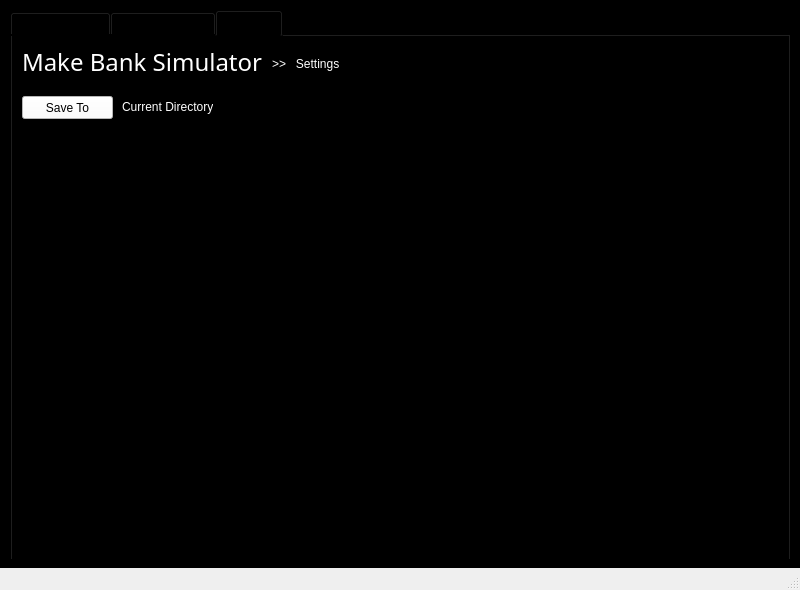
<?xml version="1.0" encoding="UTF-8"?>
<ui version="4.0">
 <class>MainWindow</class>
 <widget class="QMainWindow" name="MainWindow">
  <property name="geometry">
   <rect>
    <x>0</x>
    <y>0</y>
    <width>800</width>
    <height>590</height>
   </rect>
  </property>
  <property name="windowTitle">
   <string>MainWindow</string>
  </property>
  <widget class="QWidget" name="centralwidget">
   <property name="styleSheet">
    <string notr="true">background-color: black;</string>
   </property>
   <widget class="QTabWidget" name="tabs">
    <property name="geometry">
     <rect>
      <x>10</x>
      <y>10</y>
      <width>781</width>
      <height>551</height>
     </rect>
    </property>
    <property name="currentIndex">
     <number>2</number>
    </property>
    <widget class="QWidget" name="upload_listing">
     <attribute name="title">
      <string>Upload Listing</string>
     </attribute>
     <widget class="QLabel" name="action_label">
      <property name="geometry">
       <rect>
        <x>10</x>
        <y>490</y>
        <width>91</width>
        <height>16</height>
       </rect>
      </property>
      <property name="styleSheet">
       <string notr="true">color: rgb(170, 0, 0);</string>
      </property>
      <property name="text">
       <string>None</string>
      </property>
     </widget>
     <widget class="QPushButton" name="upload_button">
      <property name="geometry">
       <rect>
        <x>10</x>
        <y>60</y>
        <width>231</width>
        <height>31</height>
       </rect>
      </property>
      <property name="styleSheet">
       <string notr="true">background-color: white;
</string>
      </property>
      <property name="text">
       <string>Upload Design</string>
      </property>
     </widget>
     <widget class="QPushButton" name="submit_button">
      <property name="geometry">
       <rect>
        <x>10</x>
        <y>460</y>
        <width>371</width>
        <height>23</height>
       </rect>
      </property>
      <property name="styleSheet">
       <string notr="true">background-color: gray;
</string>
      </property>
      <property name="text">
       <string>Submit</string>
      </property>
     </widget>
     <widget class="QLineEdit" name="user_input">
      <property name="geometry">
       <rect>
        <x>10</x>
        <y>100</y>
        <width>371</width>
        <height>21</height>
       </rect>
      </property>
      <property name="styleSheet">
       <string notr="true">background-color:white;
</string>
      </property>
      <property name="placeholderText">
       <string> Theme: (e.g. Valentines or Christmas)</string>
      </property>
     </widget>
     <widget class="QWidget" name="gridLayoutWidget">
      <property name="geometry">
       <rect>
        <x>10</x>
        <y>130</y>
        <width>371</width>
        <height>311</height>
       </rect>
      </property>
      <layout class="QGridLayout" name="gridLayout">
       <item row="1" column="0">
        <widget class="QListWidget" name="shopname_list">
         <property name="styleSheet">
          <string notr="true">background-color: white;</string>
         </property>
        </widget>
       </item>
       <item row="0" column="0">
        <widget class="QLabel" name="shopname_label">
         <property name="styleSheet">
          <string notr="true">color: white
</string>
         </property>
         <property name="text">
          <string>Shop Name</string>
         </property>
        </widget>
       </item>
       <item row="0" column="1">
        <widget class="QLabel" name="description_label">
         <property name="styleSheet">
          <string notr="true">color: white;
</string>
         </property>
         <property name="text">
          <string>Description</string>
         </property>
        </widget>
       </item>
       <item row="2" column="0">
        <widget class="QPushButton" name="toggle_button">
         <property name="styleSheet">
          <string notr="true">background-color: white;
</string>
         </property>
         <property name="text">
          <string>Toggle All</string>
         </property>
        </widget>
       </item>
       <item row="1" column="1" rowspan="2">
        <widget class="QPlainTextEdit" name="description">
         <property name="styleSheet">
          <string notr="true">background-color: white;
</string>
         </property>
         <property name="readOnly">
          <bool>true</bool>
         </property>
         <property name="plainText">
          <string/>
         </property>
        </widget>
       </item>
      </layout>
     </widget>
     <widget class="QLabel" name="selected_label">
      <property name="geometry">
       <rect>
        <x>310</x>
        <y>60</y>
        <width>71</width>
        <height>31</height>
       </rect>
      </property>
      <property name="styleSheet">
       <string notr="true">color: rgb(170, 0, 0);
</string>
      </property>
      <property name="text">
       <string>None Selected</string>
      </property>
     </widget>
     <widget class="QListWidget" name="terminal">
      <property name="geometry">
       <rect>
        <x>390</x>
        <y>60</y>
        <width>371</width>
        <height>421</height>
       </rect>
      </property>
      <property name="styleSheet">
       <string notr="true">color:white;
</string>
      </property>
     </widget>
     <widget class="QLabel" name="title">
      <property name="geometry">
       <rect>
        <x>10</x>
        <y>10</y>
        <width>241</width>
        <height>31</height>
       </rect>
      </property>
      <property name="font">
       <font>
        <family>Azo Sans Medium</family>
        <pointsize>18</pointsize>
        <weight>50</weight>
        <italic>false</italic>
        <bold>false</bold>
        <underline>false</underline>
        <strikeout>false</strikeout>
       </font>
      </property>
      <property name="styleSheet">
       <string notr="true">color: white;
</string>
      </property>
      <property name="text">
       <string>Make Bank Simulator</string>
      </property>
     </widget>
     <widget class="QPushButton" name="clear_button">
      <property name="geometry">
       <rect>
        <x>250</x>
        <y>60</y>
        <width>51</width>
        <height>31</height>
       </rect>
      </property>
      <property name="styleSheet">
       <string notr="true">background-color: white;
</string>
      </property>
      <property name="text">
       <string>Clear</string>
      </property>
     </widget>
     <widget class="QLabel" name="tab_label_upload">
      <property name="geometry">
       <rect>
        <x>260</x>
        <y>20</y>
        <width>161</width>
        <height>16</height>
       </rect>
      </property>
      <property name="font">
       <font>
        <pointsize>9</pointsize>
       </font>
      </property>
      <property name="styleSheet">
       <string notr="true">color: white;</string>
      </property>
      <property name="text">
       <string>&gt;&gt;   Upload Listing</string>
      </property>
     </widget>
    </widget>
    <widget class="QWidget" name="manage_shops">
     <attribute name="title">
      <string>Manage Shops</string>
     </attribute>
     <widget class="QLabel" name="tab_label_add_shop">
      <property name="geometry">
       <rect>
        <x>260</x>
        <y>20</y>
        <width>161</width>
        <height>16</height>
       </rect>
      </property>
      <property name="font">
       <font>
        <pointsize>9</pointsize>
       </font>
      </property>
      <property name="styleSheet">
       <string notr="true">color: white;</string>
      </property>
      <property name="text">
       <string>&gt;&gt;   Manage Shops</string>
      </property>
     </widget>
     <widget class="QLabel" name="title_2">
      <property name="geometry">
       <rect>
        <x>10</x>
        <y>10</y>
        <width>241</width>
        <height>31</height>
       </rect>
      </property>
      <property name="font">
       <font>
        <family>Azo Sans Medium</family>
        <pointsize>18</pointsize>
        <weight>50</weight>
        <italic>false</italic>
        <bold>false</bold>
        <underline>false</underline>
        <strikeout>false</strikeout>
       </font>
      </property>
      <property name="styleSheet">
       <string notr="true">color: white;
</string>
      </property>
      <property name="text">
       <string>Make Bank Simulator</string>
      </property>
     </widget>
     <widget class="QPushButton" name="clear_button_2">
      <property name="geometry">
       <rect>
        <x>250</x>
        <y>80</y>
        <width>51</width>
        <height>31</height>
       </rect>
      </property>
      <property name="styleSheet">
       <string notr="true">background-color: white;
</string>
      </property>
      <property name="text">
       <string>Clear</string>
      </property>
     </widget>
     <widget class="QLineEdit" name="user_input_shopname">
      <property name="geometry">
       <rect>
        <x>10</x>
        <y>160</y>
        <width>371</width>
        <height>21</height>
       </rect>
      </property>
      <property name="styleSheet">
       <string notr="true">background-color:white;
</string>
      </property>
      <property name="placeholderText">
       <string> Shop Name: (e.g. customizedblankets4u)</string>
      </property>
     </widget>
     <widget class="QPushButton" name="upload_button_mockups">
      <property name="geometry">
       <rect>
        <x>10</x>
        <y>80</y>
        <width>231</width>
        <height>31</height>
       </rect>
      </property>
      <property name="styleSheet">
       <string notr="true">background-color: white;
</string>
      </property>
      <property name="text">
       <string>Upload Mockups</string>
      </property>
     </widget>
     <widget class="QLabel" name="selected_label_2">
      <property name="geometry">
       <rect>
        <x>310</x>
        <y>80</y>
        <width>71</width>
        <height>31</height>
       </rect>
      </property>
      <property name="styleSheet">
       <string notr="true">color: rgb(170, 0, 0);
</string>
      </property>
      <property name="text">
       <string>None Selected</string>
      </property>
     </widget>
     <widget class="QListWidget" name="terminal_2">
      <property name="geometry">
       <rect>
        <x>390</x>
        <y>70</y>
        <width>371</width>
        <height>411</height>
       </rect>
      </property>
      <property name="styleSheet">
       <string notr="true">color:black;
background-color: white;
</string>
      </property>
     </widget>
     <widget class="QPushButton" name="upload_button_mockups_2">
      <property name="geometry">
       <rect>
        <x>10</x>
        <y>120</y>
        <width>231</width>
        <height>31</height>
       </rect>
      </property>
      <property name="styleSheet">
       <string notr="true">background-color: white;
</string>
      </property>
      <property name="text">
       <string>Upload Supporting Images</string>
      </property>
     </widget>
     <widget class="QLabel" name="selected_label_3">
      <property name="geometry">
       <rect>
        <x>310</x>
        <y>120</y>
        <width>71</width>
        <height>31</height>
       </rect>
      </property>
      <property name="styleSheet">
       <string notr="true">color: rgb(170, 0, 0);
</string>
      </property>
      <property name="text">
       <string>None Selected</string>
      </property>
     </widget>
     <widget class="QLineEdit" name="user_input_shopname_2">
      <property name="geometry">
       <rect>
        <x>10</x>
        <y>190</y>
        <width>371</width>
        <height>21</height>
       </rect>
      </property>
      <property name="styleSheet">
       <string notr="true">background-color:white;
</string>
      </property>
      <property name="placeholderText">
       <string> Product Type: (e.g. blankets, phone cases, puzzles)</string>
      </property>
     </widget>
     <widget class="QPushButton" name="clear_button_3">
      <property name="geometry">
       <rect>
        <x>250</x>
        <y>120</y>
        <width>51</width>
        <height>31</height>
       </rect>
      </property>
      <property name="styleSheet">
       <string notr="true">background-color: white;
</string>
      </property>
      <property name="text">
       <string>Clear</string>
      </property>
     </widget>
     <widget class="QLabel" name="shopname_label_2">
      <property name="geometry">
       <rect>
        <x>10</x>
        <y>50</y>
        <width>201</width>
        <height>21</height>
       </rect>
      </property>
      <property name="font">
       <font>
        <pointsize>9</pointsize>
        <weight>50</weight>
        <italic>false</italic>
        <bold>false</bold>
        <underline>false</underline>
       </font>
      </property>
      <property name="styleSheet">
       <string notr="true">color: white
</string>
      </property>
      <property name="text">
       <string>Add Shop:</string>
      </property>
     </widget>
     <widget class="QPushButton" name="submit_button_2">
      <property name="geometry">
       <rect>
        <x>10</x>
        <y>220</y>
        <width>371</width>
        <height>23</height>
       </rect>
      </property>
      <property name="styleSheet">
       <string notr="true">background-color: gray;
</string>
      </property>
      <property name="text">
       <string>Submit</string>
      </property>
     </widget>
     <widget class="QLabel" name="shopname_label_3">
      <property name="geometry">
       <rect>
        <x>10</x>
        <y>260</y>
        <width>201</width>
        <height>21</height>
       </rect>
      </property>
      <property name="font">
       <font>
        <pointsize>9</pointsize>
        <weight>50</weight>
        <italic>false</italic>
        <bold>false</bold>
        <underline>false</underline>
       </font>
      </property>
      <property name="styleSheet">
       <string notr="true">color: white
</string>
      </property>
      <property name="text">
       <string>Remove Shop:</string>
      </property>
     </widget>
     <widget class="QLineEdit" name="user_input_shopname_3">
      <property name="geometry">
       <rect>
        <x>10</x>
        <y>290</y>
        <width>191</width>
        <height>21</height>
       </rect>
      </property>
      <property name="styleSheet">
       <string notr="true">background-color:white;
</string>
      </property>
      <property name="placeholderText">
       <string> Shop Name: (e.g. customizedblankets4u)</string>
      </property>
     </widget>
     <widget class="QPushButton" name="submit_button_3">
      <property name="geometry">
       <rect>
        <x>210</x>
        <y>290</y>
        <width>171</width>
        <height>23</height>
       </rect>
      </property>
      <property name="styleSheet">
       <string notr="true">background-color: gray;
</string>
      </property>
      <property name="text">
       <string>Submit</string>
      </property>
     </widget>
     <widget class="QListView" name="listView">
      <property name="geometry">
       <rect>
        <x>10</x>
        <y>320</y>
        <width>371</width>
        <height>161</height>
       </rect>
      </property>
     </widget>
     <widget class="QLabel" name="shopname_label_4">
      <property name="geometry">
       <rect>
        <x>390</x>
        <y>50</y>
        <width>181</width>
        <height>16</height>
       </rect>
      </property>
      <property name="styleSheet">
       <string notr="true">color: white
</string>
      </property>
      <property name="text">
       <string>Shop List:</string>
      </property>
     </widget>
    </widget>
    <widget class="QWidget" name="settings">
     <attribute name="title">
      <string>Settings</string>
     </attribute>
     <widget class="QPushButton" name="pushButton">
      <property name="geometry">
       <rect>
        <x>10</x>
        <y>60</y>
        <width>91</width>
        <height>23</height>
       </rect>
      </property>
      <property name="styleSheet">
       <string notr="true">background-color: white;
</string>
      </property>
      <property name="text">
       <string>Save To</string>
      </property>
     </widget>
     <widget class="QLabel" name="title_3">
      <property name="geometry">
       <rect>
        <x>10</x>
        <y>10</y>
        <width>241</width>
        <height>31</height>
       </rect>
      </property>
      <property name="font">
       <font>
        <family>Azo Sans Medium</family>
        <pointsize>18</pointsize>
        <weight>50</weight>
        <italic>false</italic>
        <bold>false</bold>
        <underline>false</underline>
        <strikeout>false</strikeout>
       </font>
      </property>
      <property name="styleSheet">
       <string notr="true">color: white;
</string>
      </property>
      <property name="text">
       <string>Make Bank Simulator</string>
      </property>
     </widget>
     <widget class="QLabel" name="tab_label_settings">
      <property name="geometry">
       <rect>
        <x>260</x>
        <y>20</y>
        <width>161</width>
        <height>16</height>
       </rect>
      </property>
      <property name="font">
       <font>
        <pointsize>9</pointsize>
       </font>
      </property>
      <property name="styleSheet">
       <string notr="true">color: white;</string>
      </property>
      <property name="text">
       <string>&gt;&gt;   Settings</string>
      </property>
     </widget>
     <widget class="QLabel" name="label">
      <property name="geometry">
       <rect>
        <x>110</x>
        <y>60</y>
        <width>91</width>
        <height>21</height>
       </rect>
      </property>
      <property name="styleSheet">
       <string notr="true">color: white
</string>
      </property>
      <property name="text">
       <string>Current Directory:</string>
      </property>
     </widget>
     <widget class="QLabel" name="label_2">
      <property name="geometry">
       <rect>
        <x>210</x>
        <y>60</y>
        <width>201</width>
        <height>21</height>
       </rect>
      </property>
      <property name="styleSheet">
       <string notr="true">color: white
</string>
      </property>
      <property name="text">
       <string/>
      </property>
     </widget>
    </widget>
   </widget>
  </widget>
  <widget class="QStatusBar" name="statusbar"/>
  <action name="actionAdd_Store">
   <property name="text">
    <string>Add Store</string>
   </property>
  </action>
 </widget>
 <resources/>
 <connections/>
</ui>
